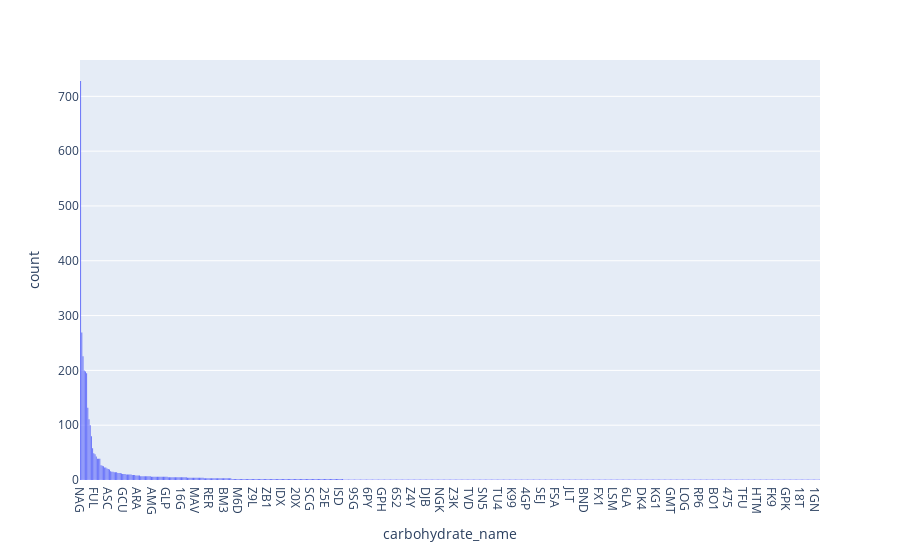

Notebook source saved alongside this figure:
### Markdown cell above
Histogramme Nombre de résidus par type de résidus

### Code cell
fig = px.histogram(data, x="carbohydrate_name").update_xaxes(categoryorder='total descending')
fig.show()

### Figure 1 — Plotly figure (JSON) as saved in the notebook; plotly's stock layout.template omitted (floating-point values rounded to 4 significant figures; data arrays with more than 128 entries replaced by an {"elided": "..."} marker saying what was removed)
{"data": [{"alignmentgroup": "True", "bingroup": "x", "hovertemplate": "carbohydrate_name=%{x}<br>count=%{y}<extra></extra>", "legendgroup": "", "marker": {"color": "#636efa", "pattern": {"shape": ""}}, "name": "", "offsetgroup": "", "orientation": "v", "showlegend": false, "type": "histogram", "x": {"elided": "3953 str values"}, "xaxis": "x", "yaxis": "y"}], "layout": {"barmode": "relative", "legend": {"tracegroupgap": 0}, "margin": {"t": 60}, "xaxis": {"anchor": "y", "categoryorder": "total descending", "domain": [0, 1], "title": {"text": "carbohydrate_name"}}, "yaxis": {"anchor": "x", "domain": [0, 1], "title": {"text": "count"}}}}
